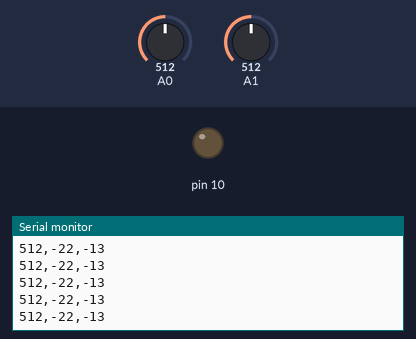
Bench run of a sketch on a simulated Arduino Uno, built with avr-gcc and run on an emulated ATmega328P. Shown: output pins drawn as LEDs (lit = HIGH), the last lines printed to the serial monitor. Inputs (shaded band) come from the test bench; at power-on: A0 = 512, A1 = 512. Storage starts empty.

Above: at 1.2 s.
1.3 s: A0 set to 987
At 2.1 s:
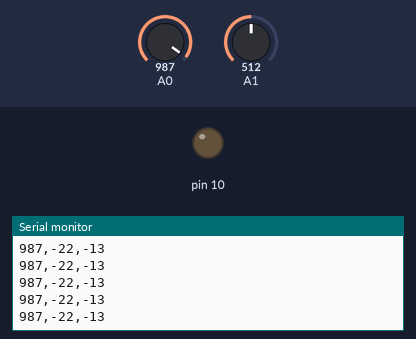
2.8 s: A0 set to 1016
At 3.3 s:
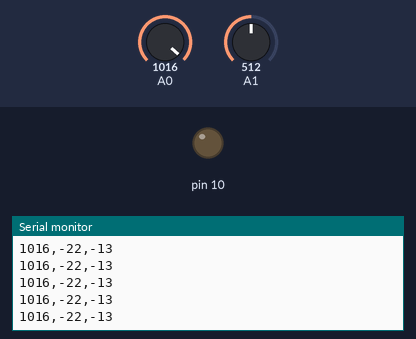
Timing chart, 0 to 5.8 s (numbered marks = the images above; inputs shaded):
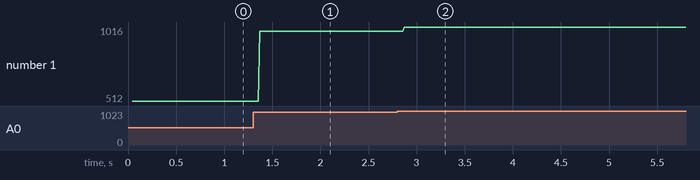

The sketch:

Arduino_Datalogger.ino
```cpp
/*
  SD card datalogger

 This example shows how to log data from three analog sensors
 to an SD card using the SD library.

 The circuit:
 * analog sensors on analog ins 0, 1, and 2
 * SD card attached to SPI bus as follows:
 ** MOSI - pin 11
 ** MISO - pin 12
 ** CLK - pin 13
 ** CS - pin 4

 based on Tom Igoe example.

 Modified by Rui Santos
 For more arduino Projects: http://randomnerdtutorials.com
 */

 //set data pin 0 to be sensor that gets data?

#include <SD.h>
float tempK;  //stores kelvin temperature
int sensor;   //stores sensor value everytime we use the analog read function
// On the Ethernet Shield, CS is pin 4. Note that even if it's not
// used as the CS pin, the hardware CS pin (10 on most Arduino boards,
// 53 on the Mega) must be left as an output or the SD library
// functions will not work.
const int chipSelect = 4;
int analogPin=0;      //help us read the analogpin of our INPUTS
void setup()
{
 // Open serial communications and wait for port to open:
  Serial.begin(9600);
  while (!Serial) {
    ; // wait for serial port to connect. Needed for Leonardo only
  }
  Serial.print("Initializing SD card...");
  // make sure that the default chip select pin is set to
  // output, even if you don't use it:
  pinMode(10, OUTPUT);

  // see if the card is present and can be initialized:
  if (!SD.begin(chipSelect)) {
    Serial.println("Card failed, or not present");
    // don't do anything more:
    return;
  }
  Serial.println("card initialized.");
  //Defines Photoresistor as an INPUT on PIN Number 0
  pinMode(0, INPUT);
  //Defines Temperature sensor as an INPUT on PIN Number 1
  pinMode(1, INPUT);
}

void loop()
{
  // make a string for assembling the data to log:
  String dataString = "";
  // reads three sensors and append to the string:
  for (analogPin = 0; analogPin < 3; analogPin++){
    //reads the photoresistor on PIN0
    if( analogPin==0){
      sensor = analogRead(analogPin);
    }
    //reads the kelvin Tempeature on PIN1
    //then converts our tempeature to Degrees
    else if(analogPin==1){
      //reads temperature and converts to kelvin
      tempK = (((analogRead(analogPin)/ 1023.0) * 5.0) * 100.0);
      //Converts Kelvin to Celsius minus 1.5 degrees error
      sensor = tempK - 273.0;
    }
    //reads the Kelvin temperature on PIN1
    //then converts our tempeature to Farenheit
    else{
      //reads temperature and converts to kelvin
      tempK = (((analogRead(analogPin-1)/ 1023.0) * 5.0) * 100.0);
      //Converts Kelvin to Farenheit
      sensor = ((tempK - 2.5) * 9 / 5) - 459.67;
    }
    //stores our values
    dataString += String(sensor);
    if (analogPin < 2) {
      dataString += ",";
    }
  }


  // open the file. note that only one file can be open at a time,
  // so you have to close this one before opening another.
  File dataFile = SD.open("data.txt", FILE_WRITE);

  // if the file is available, write to it:
  if (dataFile) {
    dataFile.println(dataString);
    dataFile.close();
    // print to the serial port too:
    Serial.println(dataString);
  }
  // if the file isn't open, pop up an error:
  else {
    Serial.println("error opening datalog.txt");
  }
}
```

Measured:
- after the input at 1.3 s, the serial monitor: prints a new line after 0.07 s (image 1)
- after the input at 2.8 s, the serial monitor: prints a new line after 0.07 s (image 2)
- plotted number 1: 512 → 987 after the input at 1.3 s, 987 → 1016 after the input at 2.8 s
